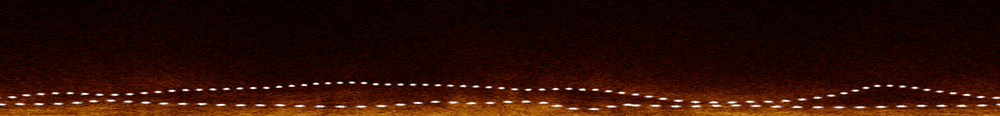
#> input picture DataImage/1/2be.png, 1000 x 116 px, shrunk from 2293 x 267 before the run, found by its file name
$ python ROI.py
#> lines starting #> are read from the running program, lines starting #| are printed output that depends on the picture
"""
提取ROI
"""
import cv2
import numpy


def ROI(img_path):
    # 读取图像
#> called with img_path = 'Image/3/2be.png'
    img = cv2.imread(img_path)
#> img is the input picture: shape (116, 1000, 3); mean B, G, R 4.3, 14.1, 44.3

    # 定义ROI的位置和大小
    y_start = int(img.shape[0] * 0.12)
#> y_start = 13
    y_end = int(img.shape[0] * 0.83)  # 靠下的位置的y坐标占比
#> y_end = 96
    x = 0
    y = y_start
#> y = 13
    w = img.shape[1]
#> w = 1000
    h = y_end - y_start
#> h = 83

    # 创建矩形ROI
    roi = img[y:y + h, x:x + w]
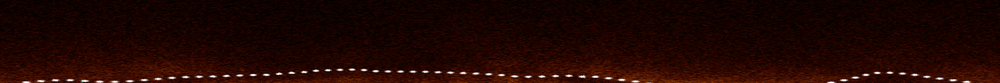
#> roi: shape (83, 1000, 3); mean B, G, R 2.2, 6.5, 32
    return roi

#
# for i in range(1, 11):
#     # 输入图像路径
#     imgpath = "Image/4/{}e.png".format(i)
#     saveFile = "DataImage/4/{}e.png".format(i)
#     # 提取ROI
#     roi = ROI(imgpath)
#
#     # 显示ROI
#     cv2.imshow('ROI', roi)
#     # 保存提取的ROI图像
#     cv2.imwrite(saveFile, roi)
#
#     # 等待按键，如果用户按下任意键，则退出
#     cv2.waitKey(0)
imgpath = "Image/3/2be.png"
saveFile = "DataImage/3/2be.png"
# 提取ROI
roi = ROI(imgpath)

# 显示ROI
cv2.imshow('ROI', roi)
# 保存提取的ROI图像
cv2.imwrite(saveFile, roi)

# 等待按键，如果用户按下任意键，则退出
cv2.waitKey(0)

# 关闭所有窗口
cv2.destroyAllWindows()

$ run again, with DataImage/1/10be.png copied over DataImage/1/2be.png
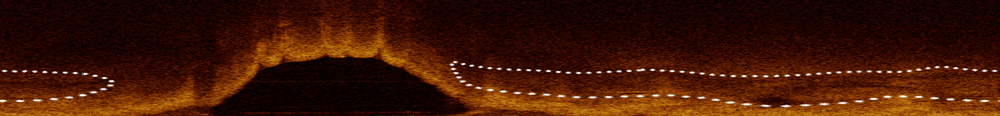
#> input picture DataImage/1/10be.png, 1000 x 116 px, shrunk from 2293 x 267 before the run, found by its file name
#> in ROI, img is the input picture: shape (116, 1000, 3); mean B, G, R 3.9, 22.2, 63.5
#> in ROI, `roi = img[y:y + h, x:x + w]`:
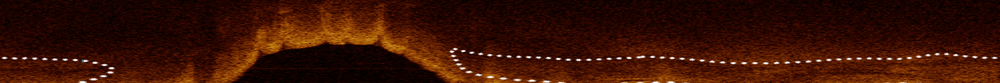
#> roi: shape (83, 1000, 3); mean B, G, R 3.2, 17.4, 58.1

$ run again, with DataImage/1/1be.png copied over DataImage/1/2be.png
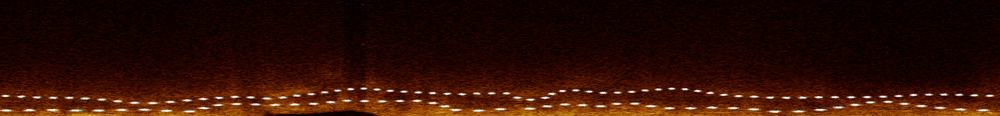
#> input picture DataImage/1/1be.png, 1000 x 116 px, shrunk from 2293 x 267 before the run, found by its file name
#> in ROI, img is the input picture: shape (116, 1000, 3); mean B, G, R 4.5, 15.4, 46.9
#> in ROI, `roi = img[y:y + h, x:x + w]`:
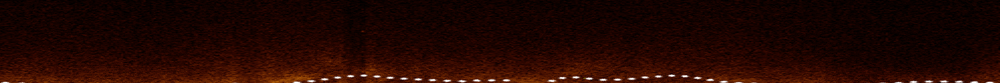
#> roi: shape (83, 1000, 3); mean B, G, R 1.6, 7.1, 34.5

$ run again, with DataImage/1/3be.png copied over DataImage/1/2be.png
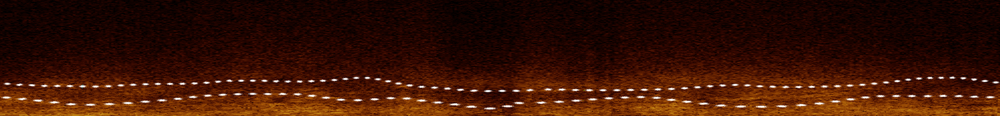
#> input picture DataImage/1/3be.png, 1000 x 116 px, shrunk from 2293 x 267 before the run, found by its file name
#> in ROI, img is the input picture: shape (116, 1000, 3); mean B, G, R 4.6, 19.4, 58.3
#> in ROI, `roi = img[y:y + h, x:x + w]`:
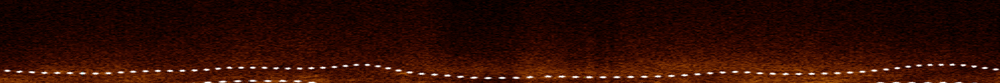
#> roi: shape (83, 1000, 3); mean B, G, R 3.4, 12.6, 48.1
